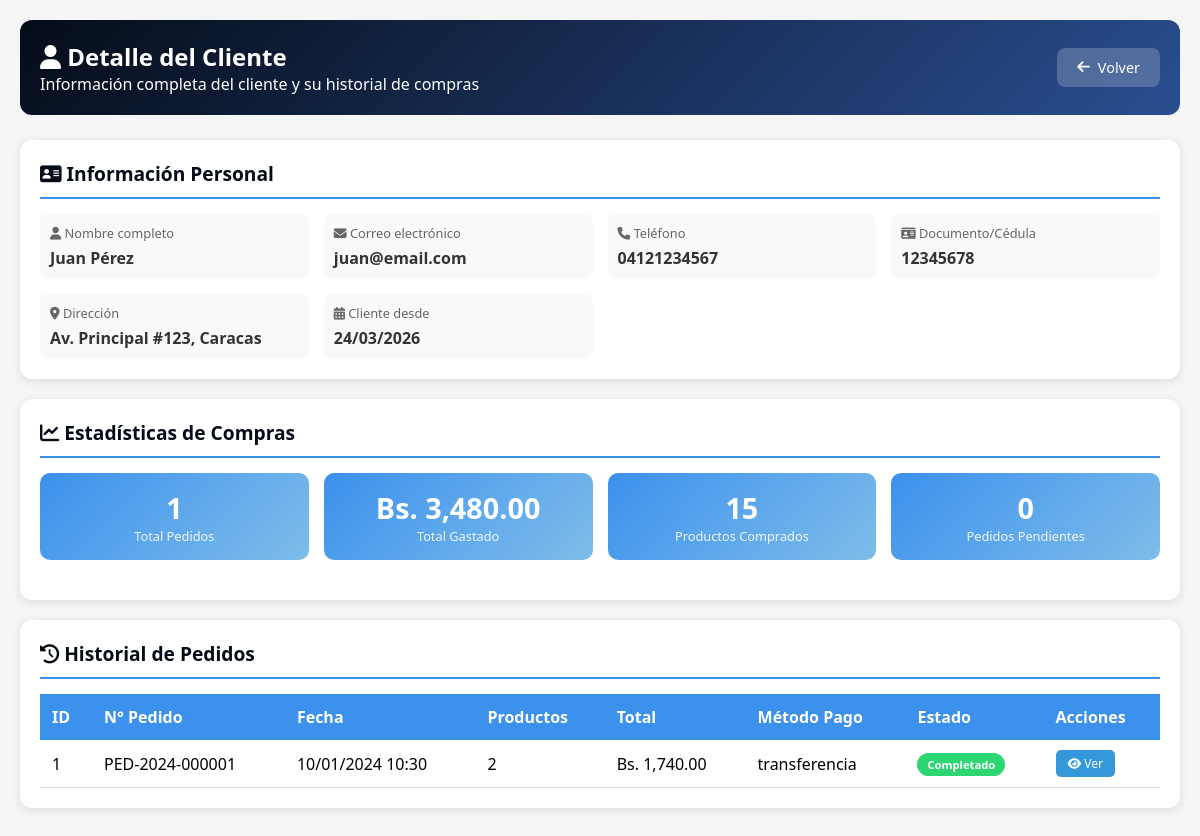
Page /clientes/detalle_cliente.php?id=2 on the earlier database version.
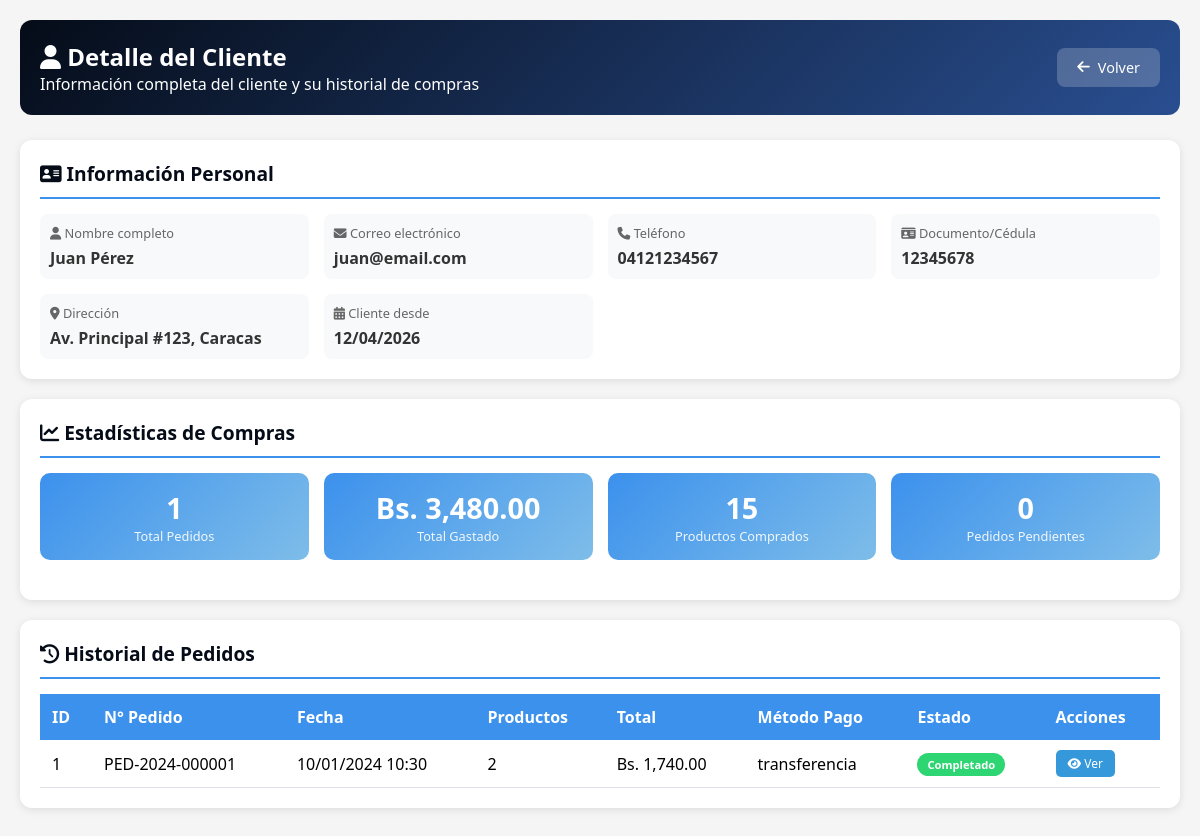
Same page on the later database version.
### tables this page shows
CREATE TABLE `users` (
  `id` int NOT NULL AUTO_INCREMENT,
  `nombre` varchar(100) NOT NULL,
  `correo` varchar(100) NOT NULL,
  `password` varchar(255) NOT NULL,
  `direccion` varchar(255) DEFAULT NULL,
  `estado` varchar(20) DEFAULT 'activo',
  `cedula` varchar(20) DEFAULT NULL,
  `telefono` varchar(20) DEFAULT NULL,
  `foto_perfil` varchar(255) DEFAULT NULL,
  `rol` varchar(20) DEFAULT 'usuario',
  `is_active` tinyint(1) DEFAULT '1',
  `email_verified` tinyint(1) DEFAULT '0',
  `verification_token` varchar(255) DEFAULT NULL,
  `last_login` datetime DEFAULT NULL,
  `created_at` timestamp NULL DEFAULT CURRENT_TIMESTAMP,
  PRIMARY KEY (`id`),
  UNIQUE KEY `correo` (`correo`),
  UNIQUE KEY `cedula` (`cedula`),
  KEY `idx_users_estado` (`estado`)
);

### clientes/detalle_cliente.php (the view, shortened to what the changed rows need)
<?php
$host = 'localhost';
$dbname = 'carrito_db';
$username = 'root';
$password = '';
try {
    $pdo = new PDO("mysql:host=$host;dbname=$dbname;charset=utf8mb4", $username, $password);
    $pdo->setAttribute(PDO::ATTR_ERRMODE, PDO::ERRMODE_EXCEPTION);
} catch(PDOException $e) {
    die("Error de conexión: " . $e->getMessage());
}
$cliente_id = isset($_GET['id']) ? (int)$_GET['id'] : 0;
$stmt = $pdo->prepare("SELECT id, nombre, correo as email, telefono, cedula as documento, direccion, estado, created_at as fecha_registro
                        FROM users WHERE id = ? AND rol = 'usuario'");
$stmt->execute([$cliente_id]);
$cliente = $stmt->fetch(PDO::FETCH_ASSOC);
$stmtPedidos = $pdo->prepare("SELECT
    p.id,
    p.numero_pedido,
    p.total,
    p.estado,
    p.metodo_pago,
    p.created_at as fecha,
    (SELECT COUNT(*) FROM pedido_detalles WHERE pedido_id = p.id) as total_productos
FROM pedidos p
WHERE p.usuario_id = ?
ORDER BY p.created_at DESC
LIMIT 20");
$stmtPedidos->execute([$cliente_id]);
$pedidos = $stmtPedidos->fetchAll(PDO::FETCH_ASSOC);
?>
<!DOCTYPE html>
<html lang="es">
<head>
    <link rel="stylesheet" href="https://cdnjs.cloudflare.com/ajax/libs/font-awesome/6.4.0/css/all.min.css">
</head>
<body>
<div class="container">
    <div class="header">
        <div>
            <h2><i class="fas fa-user"></i> Detalle del Cliente</h2>
        </div>
    </div>
    <div class="card">
        <div class="info-grid">
            <div class="info-item">
                <div class="info-label"><i class="fas fa-user"></i> Nombre completo</div>
                <div class="info-value"><?php echo htmlspecialchars($cliente['nombre']); ?></div>
            </div>
            <div class="info-item">
                <div class="info-label"><i class="fas fa-envelope"></i> Correo electrónico</div>
                <div class="info-value"><?php echo htmlspecialchars($cliente['email']); ?></div>
            </div>
            <div class="info-item">
                <div class="info-label"><i class="fas fa-phone"></i> Teléfono</div>
                <div class="info-value"><?php echo htmlspecialchars($cliente['telefono'] ?? 'No registrado'); ?></div>
            </div>
            <div class="info-item">
                <div class="info-label"><i class="fas fa-id-card"></i> Documento/Cédula</div>
                <div class="info-value"><?php echo htmlspecialchars($cliente['documento'] ?? 'No registrado'); ?></div>
            </div>
            <div class="info-item">
                <div class="info-label"><i class="fas fa-map-marker-alt"></i> Dirección</div>
                <div class="info-value"><?php echo htmlspecialchars($cliente['direccion'] ?? 'No registrada'); ?></div>
            </div>
            <div class="info-item">
                <div class="info-label"><i class="fas fa-calendar-alt"></i> Cliente desde</div>
                <div class="info-value"><?php echo date('d/m/Y', strtotime($cliente['fecha_registro'])); ?></div>
            </div>
        </div>
    </div>
    <div class="card">
        <?php if (empty($pedidos)): ?>
            <p style="text-align:center; padding: 40px;">No hay pedidos registrados para este cliente</p>
        <?php else: ?>
            <table class="data-table">
                <thead>
                    <tr>
                        <th>ID</th>
                        <th>N° Pedido</th>
                        <th>Fecha</th>
                        <th>Productos</th>
                        <th>Total</th>
                        <th>Método Pago</th>
                        <th>Estado</th>
                        <th>Acciones</th>
                    </tr>
                </thead>
            </table>
        <?php endif; ?>
    </div>
</div>
</body>
</html>

Differences in the rows shown:
changed users "Juan Pérez": created_at "24/03/2026" → "12/04/2026"
